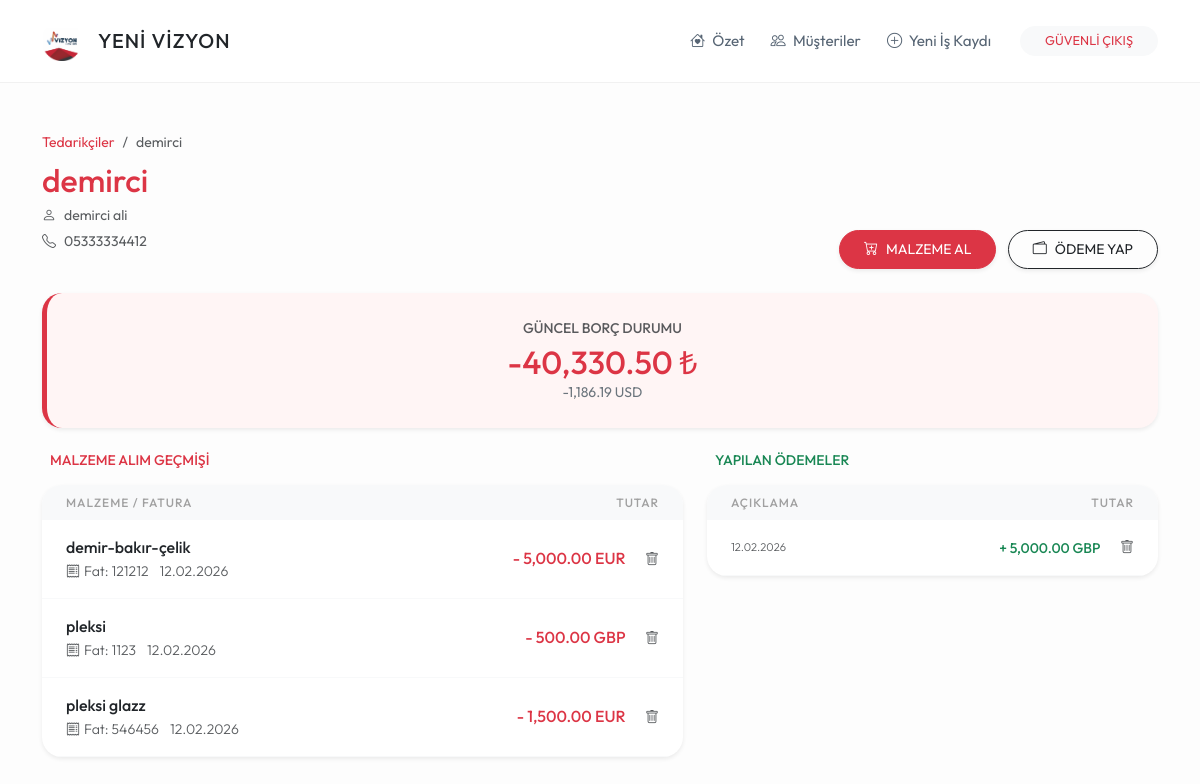
The app's page /tedarikci/1 (signed in) with its own data.
### app.py (models this page shows)
class Tedarikci(db.Model):
    id = db.Column(db.Integer, primary_key=True)
    firma_adi = db.Column(db.String(150), nullable=False)
    yetkili_kisi = db.Column(db.String(100))
    telefon = db.Column(db.String(20))
    adres = db.Column(db.Text)
    durum = db.Column(db.String(20), default='Aktif')
    satin_almalar = db.relationship('SatinAlma', backref='tedarikci', lazy=True)
    odenenler = db.relationship('TedarikciOdeme', backref='tedarikci', lazy=True)

class SatinAlma(db.Model): # Hammadde alımı (BORÇLANMA)
    id = db.Column(db.Integer, primary_key=True)
    malzeme_tanimi = db.Column(db.String(200), nullable=False)
    tutar = db.Column(db.Float, nullable=False)
    para_birimi = db.Column(db.String(5), default='TL')
    fatura_no = db.Column(db.String(50))
    tarih = db.Column(db.DateTime, default=datetime.now)
    tedarikci_id = db.Column(db.Integer, db.ForeignKey('tedarikci.id'), nullable=False)

class TedarikciOdeme(db.Model): # Tedarikçiye ödenen para (NAKİT ÇIKIŞI)
    id = db.Column(db.Integer, primary_key=True)
    tutar = db.Column(db.Float, nullable=False)
    birim = db.Column(db.String(5), default='TL')
    aciklama = db.Column(db.String(200))
    kur_degeri = db.Column(db.Float, default=1.0)
    odeme_tarihi = db.Column(db.DateTime, default=datetime.now)
    tedarikci_id = db.Column(db.Integer, db.ForeignKey('tedarikci.id'), nullable=False)

### app.py (the view)
@app.route('/tedarikci/<int:id>')
def tedarikci_detay(id):
    if 'logged_in' not in session: return redirect(url_for('index'))
    tedarikci = Tedarikci.query.get_or_404(id)
    toplam_borc_tl = 0
    toplam_odenen_tl = 0
    for alim in tedarikci.satin_almalar:
        kur = GUNCEL_KURLAR.get(alim.para_birimi, 1.0)
        toplam_borc_tl += (alim.tutar * kur)
    for odeme in tedarikci.odenenler:
        toplam_odenen_tl += (odeme.tutar * odeme.kur_degeri)
    net_borc_tl = round(toplam_borc_tl - toplam_odenen_tl, 2)
    net_borc_usd = round(net_borc_tl / GUNCEL_KURLAR.get('USD', 1.0), 2)
    return render_template('tedarikci_detay.html',
                           tedarikci=tedarikci,
                           toplam_tl=net_borc_tl,
                           toplam_usd=net_borc_usd,
                           kurlar=GUNCEL_KURLAR)

### templates/tedarikci_detay.html (shortened to what this page needs)
{% extends "base.html" %}
{% block content %}
<div class="row g-4 mb-4">
    <div class="col-md-7">
        <nav aria-label="breadcrumb">
            <ol class="breadcrumb mb-2">
                <li class="breadcrumb-item small"><a href="/ticari_borclar" class="text-decoration-none text-danger">Tedarikçiler</a></li>
                <li class="breadcrumb-item small active">{{ tedarikci.firma_adi }}</li>
            </ol>
        </nav>
        <h2 class="mb-1 fw-bold text-danger">{{ tedarikci.firma_adi }}</h2>
        <p class="text-muted small mb-0"><i class="bi bi-person me-2"></i>{{ tedarikci.yetkili_kisi or '-' }}</p>
        <p class="text-muted small mt-1"><i class="bi bi-telephone me-2"></i>{{ tedarikci.telefon or '-' }}</p>
    </div>
    <div class="col-md-5 text-md-end align-self-end">
        <button class="btn btn-danger btn-sm rounded-pill px-4 py-2 me-2 shadow-sm" data-bs-toggle="modal" data-bs-target="#malzemeAlimModal">
            <i class="bi bi-cart-plus me-2"></i>MALZEME AL
        </button>
        <button class="btn btn-outline-dark btn-sm rounded-pill px-4 py-2 shadow-sm" data-bs-toggle="modal" data-bs-target="#odemeYapModal">
            <i class="bi bi-wallet2 me-2"></i>ÖDEME YAP
        </button>
    </div>
</div>
<div class="row g-4 mb-4">
    <div class="col-12">
        <div class="card card-custom text-center border-0 shadow-sm" style="background: #fff5f5; border-left: 5px solid #dc3545 !important;">
            <div class="text-uppercase small fw-medium text-muted mb-1">GÜNCEL BORÇ DURUMU</div>
            <div class="h2 mb-0 text-danger">{{ "{:,.2f}".format(toplam_tl) }} ₺</div>
            <div class="small text-secondary">{{ "{:,.2f}".format(toplam_usd) }} USD</div>
        </div>
    </div>
</div>
<div class="row g-4">
    <div class="col-lg-7">
        <div class="d-flex justify-content-between align-items-center mb-3 px-2">
            <h5 class="mb-0 small fw-bold text-uppercase text-danger">Malzeme Alım Geçmişi</h5>
        </div>
        <div class="card card-custom p-0 overflow-hidden border-0 shadow-sm">
            <table class="table table-hover align-middle mb-0">
                <thead>
                    <tr class="bg-light">
                        <th class="ps-4">Malzeme / Fatura</th>
                        <th class="text-end pe-4">Tutar</th>
                    </tr>
                </thead>
                <tbody>
                    {% for alim in tedarikci.satin_almalar %}
                    <tr>
                        <td class="ps-4">
                            <div class="fw-medium text-dark">{{ alim.malzeme_tanimi }}</div>
                            <div class="small text-muted">
                                <span class="me-2"><i class="bi bi-receipt me-1"></i>Fat: {{ alim.fatura_no or 'YOK' }}</span>
                                <span>{{ alim.tarih.strftime('%d.%m.%Y') }}</span>
                            </div>
                        </td>
                        <td class="text-end pe-4">
                            <span class="fw-medium me-3 text-danger">- {{ "{:,.2f}".format(alim.tutar) }} {{ alim.para_birimi }}</span>
                            <a href="/alim_sil/{{ alim.id }}" onclick="return confirm('Bu alım kaydını silmek istediğinize emin misiniz?');" class="text-muted small"><i class="bi bi-trash"></i></a>
                        </td>
                    </tr>
                    {% endfor %}
                </tbody>
            </table>
        </div>
    </div>
    <div class="col-lg-5">
        <div class="d-flex justify-content-between align-items-center mb-3 px-2">
            <h5 class="mb-0 small fw-bold text-uppercase text-success">Yapılan Ödemeler</h5>
        </div>
        <div class="card card-custom p-0 overflow-hidden border-0 shadow-sm">
            <table class="table table-hover align-middle mb-0">
                <thead>
                    <tr class="bg-light">
                        <th class="ps-4">Açıklama</th>
                        <th class="text-end pe-4">Tutar</th>
                    </tr>
                </thead>
                <tbody>
                    {% for o in tedarikci.odenenler %}
                    <tr>
                        <td class="ps-4">
                            <div style="font-size: 0.7rem;" class="text-muted">{{ o.odeme_tarihi.strftime('%d.%m.%Y') }}</div>
                        </td>
                        <td class="text-end pe-4">
                            <span class="text-success small fw-medium me-3">+ {{ "{:,.2f}".format(o.tutar) }} {{ o.birim }}</span>
                            <a href="/tedarikci_odeme_sil/{{ o.id }}" onclick="return confirm('Silmek istediğinize emin misiniz?');" class="text-muted small"><i class="bi bi-trash"></i></a>
                        </td>
                    </tr>
                    {% endfor %}
                </tbody>
            </table>
        </div>
    </div>
</div>
{% endblock %}

### templates/base.html (style rules this page uses)
:root { --yvr-bg: #fdfdfd; --yvr-card-bg: #ffffff; --yvr-primary: #a2d2ff; --yvr-secondary: #bde0fe; --yvr-accent: #ffafcc; --yvr-text: #576574; --yvr-text-dark: #2c3e50; }
body { background-color: var(--yvr-bg); font-family: 'Outfit', sans-serif; color: var(--yvr-text); font-weight: 400; line-height: 1.6; }
h1, h2, h3, h4, h5, .fw-bold { font-weight: 500 !important; color: var(--yvr-text-dark); }
.card-custom { background: var(--yvr-card-bg); border-radius: 20px; border: none; box-shadow: 0 10px 30px rgba(0,0,0,0.02); padding: 1.5rem; }
.table { --bs-table-bg: transparent; }
.table thead th { font-weight: 500; text-transform: uppercase; font-size: 0.75rem; letter-spacing: 1px; color: #a0a0a0; border: none; }
.table td { border-bottom: 1px solid #f8f9fa; padding: 15px 10px; font-weight: 300; }

### records on screen
Tedarikci: firma_adi "demirci", yetkili_kisi "demirci ali", telefon "05333334412"
SatinAlma: malzeme_tanimi "demir-bakır-çelik", fatura_no "121212", tarih "12.02.2026", tutar "5,000.00", para_birimi "EUR"
SatinAlma: malzeme_tanimi "pleksi", fatura_no "1123", tarih "12.02.2026", tutar "500.00", para_birimi "GBP"
SatinAlma: malzeme_tanimi "pleksi glazz", fatura_no "546456", tarih "12.02.2026", tutar "1,500.00", para_birimi "EUR"
TedarikciOdeme: odeme_tarihi "12.02.2026", tutar "5,000.00", birim "GBP"

### other values on screen
{{ "{:,.2f}".format(toplam_tl) }} "-40,330.50"
{{ "{:,.2f}".format(toplam_usd) }} "-1,186.19"
